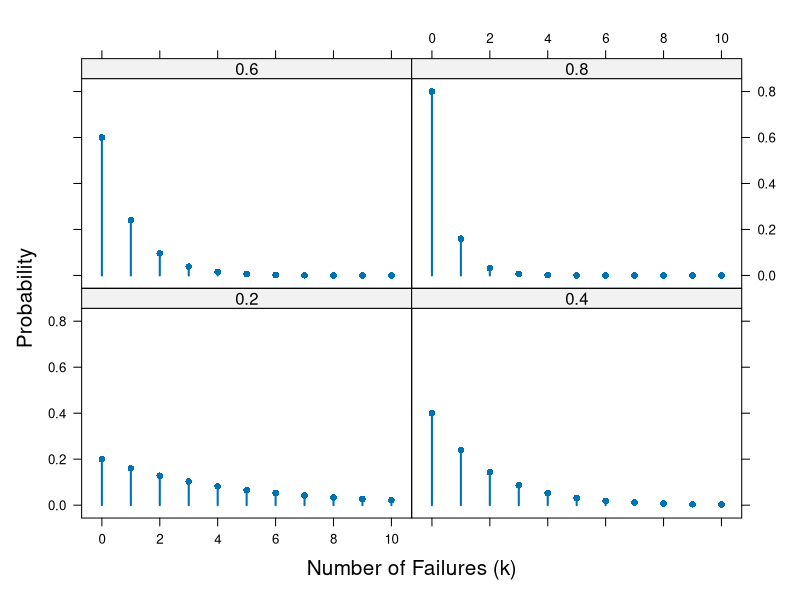
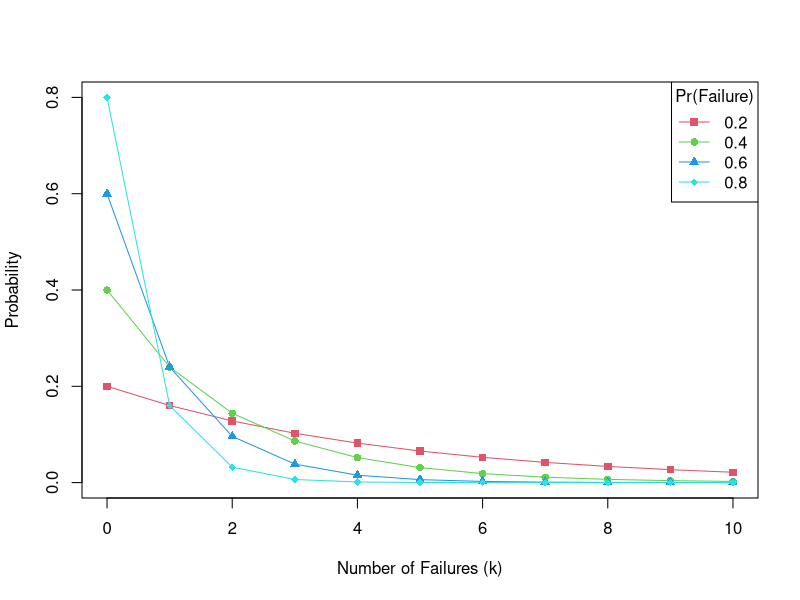

R code for these plots, in order: (Note: this script raises an error after producing the figures.)
setwd("//media//kswada//MyFiles//R//visualization")

packages <- c("dplyr", "vcd", "MASS")
purrr::walk(packages, library, character.only = TRUE, warn.conflicts = FALSE)



# ------------------------------------------------------------------------------
# Geometric Distribution
#
#   - The geometric disribution is the special case of the negative binomial distribution when n (number of successes) = 1
#   - We observe a series of independent trials and count the number of non-events (failures) preceeding the first successful event.
#     The probability that there will be k failures before the first sucess is: Geom(p) = p(k) = p(1 - p)^k
#   - central moments: Mean(X) = 1/p, Var(X) = (1 - p)/p^2,  Skew(X) = (2 - p) / sqrt(1 - p)
# ------------------------------------------------------------------------------

# ------------------------------------------------------------------------------
# plot geometric distribution in multi-panel display:  lattice::xyplot()
# ------------------------------------------------------------------------------
# n:  number of successful events = 1
# p:  probability of success at each trial
# k:  number of non-events (failures)
n <- 1
p <- c(0.2, 0.4, 0.6, 0.8)
k <- 0:10
( mu <- n * (1 - p) / p )


# plot geometric distribution
XG <- expand.grid(k = k, n = n, p = p)
g_df <- data.frame(XG, prob = dnbinom(XG$k, XG$n, XG$p))
g_df$n <- factor(g_df$n)
g_df$p <- factor(g_df$p)

str(g_df)


lattice::xyplot(prob ~ k | p, data = g_df,
       xlab = list("Number of Failures (k)", cex = 1.25), ylab = list("Probability", cex = 1.25), type = c("h", "p"), pch = 16, lwd = 2)



# ----------
# Calculate theory-implied means
NP <- outer(n, p, function(n, p) n * (1 - p) / p)

dimnames(NP) <- list(n = n, p = p)
NP



# ------------------------------------------------------------------------------
# Plot geometric distribution in one display using matplot
# ------------------------------------------------------------------------------
# n:  number of successful events
# p:  probability of success at each trial
# k:  number of non-events (failures)
n <- c(1)
p <- c(0.2, 0.4, 0.6, 0.8)
k <- 0:10
( mu <- n * (1 - p) / p )


# uses outer() to create a matrix prob
( Prob <- outer(k, p, function(k,p) dnbinom(k, n, p)) )


# ----------
col <- palette()[2:5]

matplot(k, Prob, type = "o", pch = 15:18, col = col, lty = 1, xlab = "Number of Failures (k)", ylab = "Probability")
legend("topright", legend = c("0.2", "0.4", "0.6", "0.8"), pch = 15:18, lty = 1, col = col, title = "Pr(Failure)")



# ------------------------------------------------------------------------------
# plot geometric distribution using direct labels
# ------------------------------------------------------------------------------
mycol <- palette()[2:5]


# Note that the plot constructed by xyplot() is save as a ("trellis") object, plt.
# The function direct.label() messages this to add the labels directly to each curve.
# In the second argument above, "top.points" says to locate these at the maximum value on each curve.
plt <- xyplot(prob ~ k, data = g_df, groups = p,
              xlab = list("Number of Failures (k)", cex = 1.25), ylab = list("Probability", cex = 1.25),
              type = "b", pch = 15:18, lwd = 2, cex = 1.25, col = mycol, ylim = c(0, 1.0))

direct.label(plt, list("top.points", cex = 1.5, dl.trans(y = y + 0.1)))




